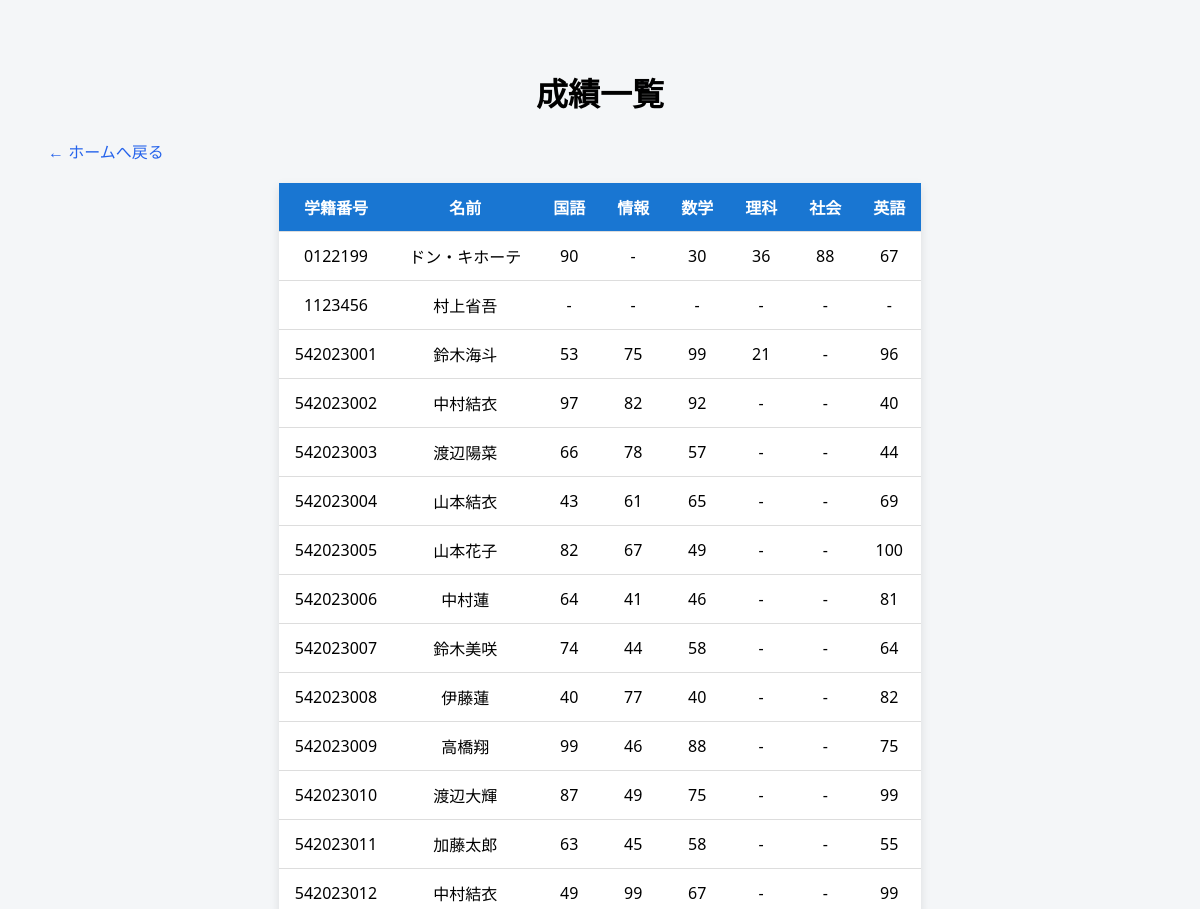
Before: /scores (upper part) with the older database file.
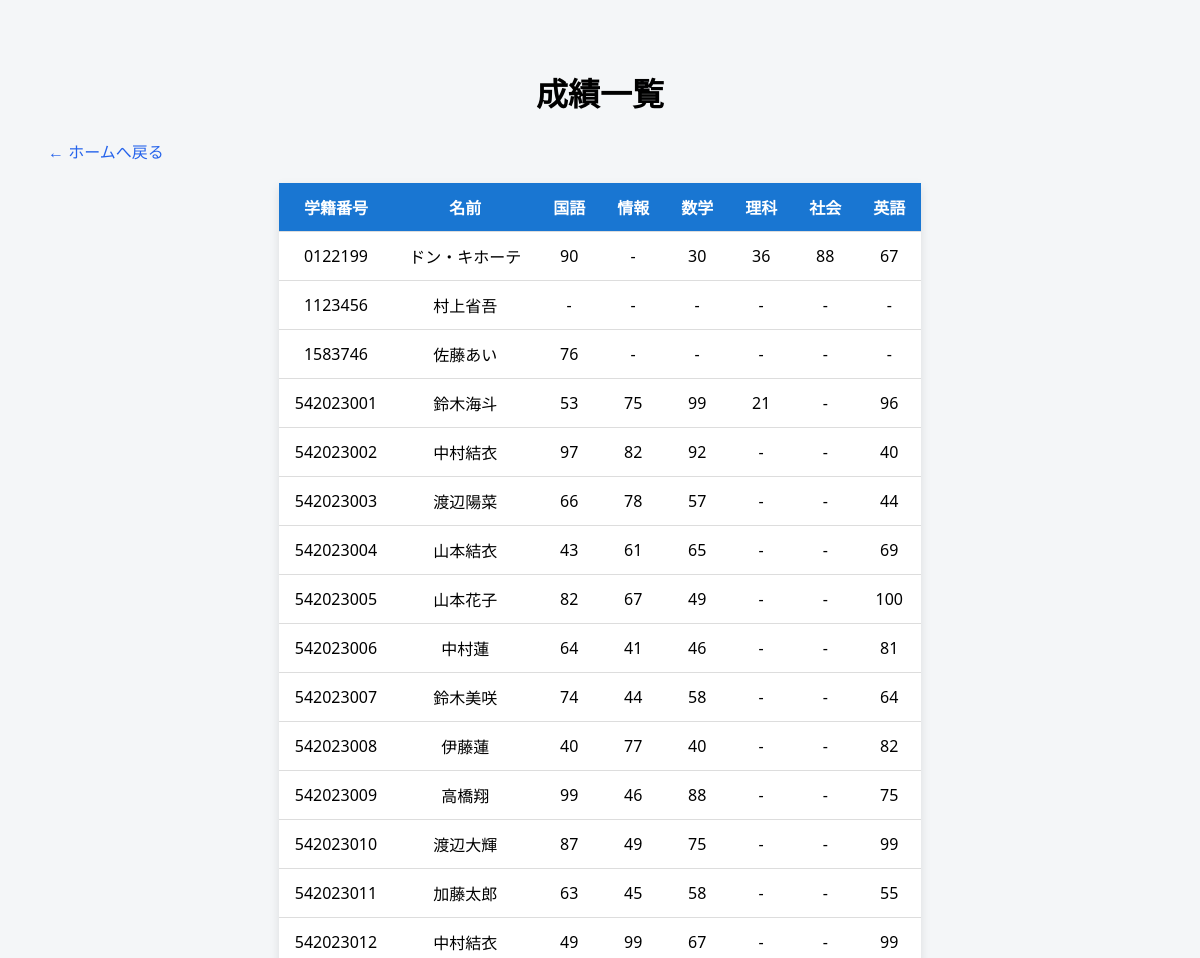
After: the same page with the newer database file.
### tables this page shows
CREATE TABLE students (
    student_id TEXT PRIMARY KEY,
    name TEXT NOT NULL,
    department TEXT NOT NULL,
    grade INTEGER NOT NULL,
    year INTEGER NOT NULL
);

### app.py (the view)
@app.route("/scores")
def scores():
    cur = get_db().cursor()
    cur.execute("SELECT DISTINCT subject FROM scores ORDER BY subject")
    subjects = [r[0] for r in cur.fetchall()]
    cur.execute("SELECT student_id, name, department FROM students ORDER BY student_id")
    students = cur.fetchall()
    rows = []
    for student_id, name, department in students:
        cur.execute("SELECT subject, score FROM scores WHERE student_id = ?", (student_id,))
        score_map = {r[0]: r[1] for r in cur.fetchall()}
        row = [student_id, name, department] + [score_map.get(s) for s in subjects]
        rows.append(row)
    return render_template("scores.html", subjects=subjects, scores=rows)

### app.py (called while the page is built)
def get_db():
    db = getattr(g, "_database", None)
    if db is None:
        db = g._database = sqlite3.connect(DATABASE)
    return db

@app.teardown_appcontext
def close_connection(exception):
    db = getattr(g, "_database", None)
    if db is not None:
        db.close()

### templates/scores.html (shortened to what this page needs)
<!DOCTYPE html>
<html lang="ja">
<head>
</head>
<body>
<h1>成績一覧</h1>
<p style="margin-bottom: 20px;">
  <a href="/" style="color: #2563eb; text-decoration: none;">← ホームへ戻る</a>
</p>
<table>
    <tr>
        <th>学籍番号</th>
        <th>名前</th>
        {% for subj in subjects %}
        <th>{{ subj }}</th>
        {% endfor %}
    </tr>
    {% for s in scores %}
    <tr>
        <td>{{ s[0] }}</td>
        <td>{{ s[1] }}</td>
        {% for i in range(subjects|length) %}
        <td>{{ s[3 + i] if s[3 + i] is not none else "-" }}</td>
        {% endfor %}
    </tr>
    {% endfor %}
</table>
</body>
</html>

Changed rows visible on the page:
added students: student_id "1583746", name "佐藤あい", s "76" "-" "-" "-" "-" "-"
